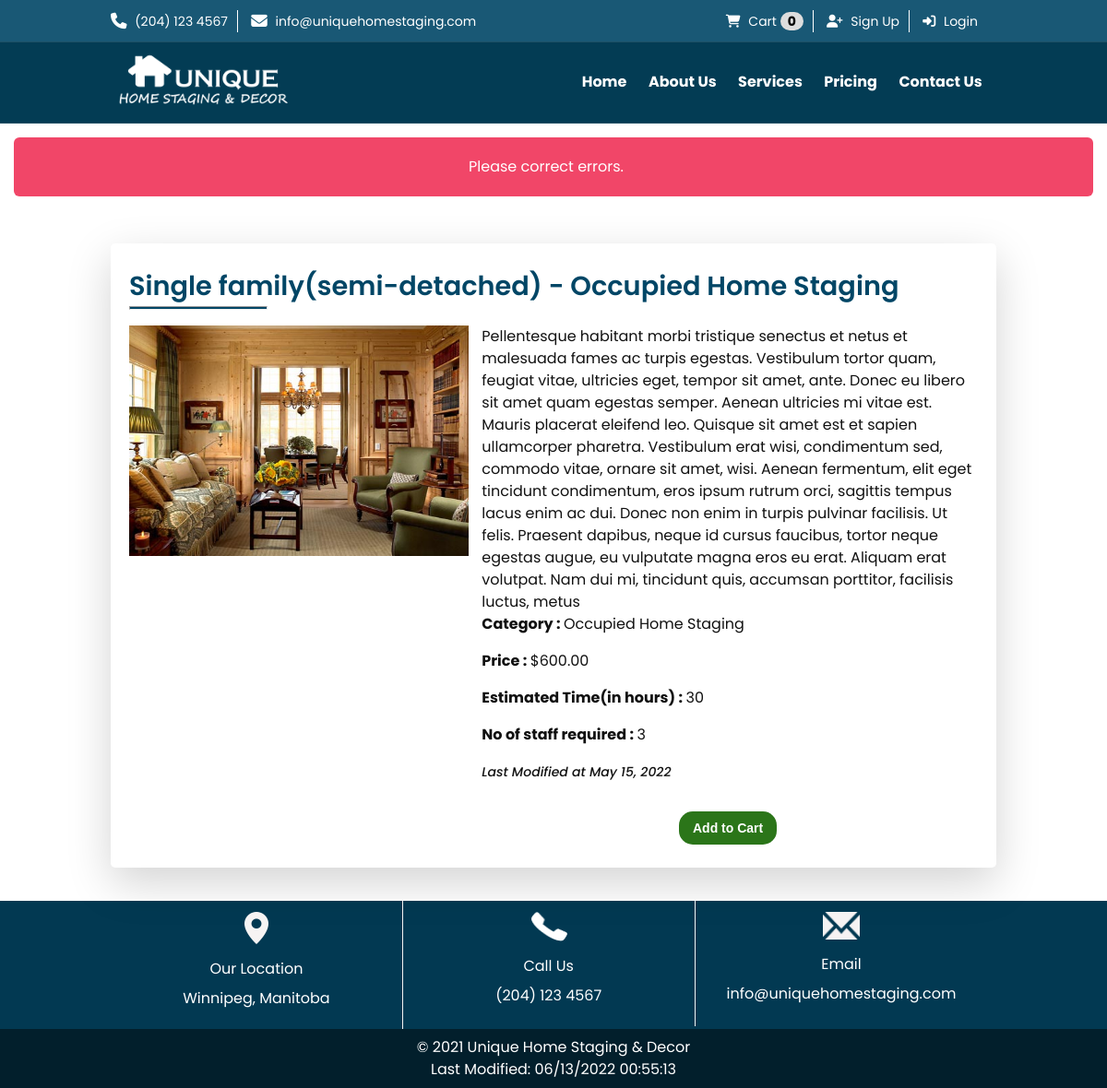
The app's page /?p=service-detail&service=21 (signed in) with its own data.
### tables this page shows
CREATE TABLE `service` (
  `id` int(11) NOT NULL AUTO_INCREMENT,
  `title` varchar(255) NOT NULL,
  `description` text NOT NULL,
  `short_description` varchar(255) DEFAULT NULL,
  `image` varchar(255) DEFAULT NULL,
  `price` decimal(7,2) NOT NULL,
  `category` int(11) DEFAULT NULL,
  `tag` varchar(255) DEFAULT NULL,
  `display` enum('hide','all place','main page','service page') DEFAULT NULL,
  `estimated_time` int(11) DEFAULT NULL,
  `no_of_staff_required` int(11) DEFAULT NULL,
  `deleted` tinyint(1) DEFAULT 0,
  `created_at` datetime NOT NULL DEFAULT current_timestamp(),
  `updated_at` datetime NOT NULL DEFAULT current_timestamp() ON UPDATE current_timestamp(),
  PRIMARY KEY (`id`),
  KEY `category` (`category`),
  CONSTRAINT `service_ibfk_1` FOREIGN KEY (`category`) REFERENCES `category` (`id`)
);

CREATE TABLE `category` (
  `id` int(11) NOT NULL AUTO_INCREMENT,
  `title` varchar(255) NOT NULL,
  `image` varchar(255) DEFAULT NULL,
  `deleted` tinyint(1) DEFAULT 0,
  `created_at` datetime NOT NULL DEFAULT current_timestamp(),
  `updated_at` datetime NOT NULL DEFAULT current_timestamp() ON UPDATE current_timestamp(),
  PRIMARY KEY (`id`)
);

### config/functions.php (called while the page is built, shortened)
<?php
function view(string $view_name, array $data = []): void
{
    try {
        extract($data);
        $path = __DIR__ . '/../views/' . $view_name . '.view.php';
        require($path);
    } catch (Exception $e) {
        echo $e->getMessage();
        die;
    }
}

### controllers/service-detail.php (called while the page is built, shortened)
<?php
$serviceObj = new Service();
if (!empty($_GET['service']) && $_GET['service'] == intval($_GET['service'])) {
    $service = $serviceObj->getOne($_GET['service']);
}
view('service-detail', compact('title', 'service'));

### public/index.php (called while the page is built, shortened)
<?php
$allowed = [
    'home', 'services', 'service-detail', 'about-us', 'pricing', 'contact-us', 'sign-up',
    'process-sign-up', 'my-profile', 'login',  'process-login', 'logout',
    'view-cart', 'handle-cart', 'remove-cart', 'checkout', 'handle-payment',
    'invoice', 'orders'
];
if (empty($_GET['p'])) {
    $page = 'home';
} elseif (in_array($_GET['p'], $allowed)) {
    $page = $_GET['p'];
} else {
    $page = 'error-404';
    http_response_code(404);
}
$path = __DIR__ . '/../controllers/' . $page . '.php';
require($path);

### app/Models/Service.php (called while the page is built, shortened)
<?php
class Service extends Model
{
    protected $table = 'service';
    public function getOne($service_id)
    {
        $query = "SELECT
                    s.*,
                    c.title as category_title
                    from {$this->table} as s
                    LEFT JOIN {$this->category_table} as c
                    ON s.category = c.id
                    WHERE
                    s.{$this->key} = :id
                    AND
                    s.deleted=0";
        $stmt = self::$dbh->prepare($query);
        $stmt->bindValue(':id', $service_id);
        $stmt->execute();
        return $stmt->fetch();
    }
}

### config/escape.php (called while the page is built, shortened)
<?php
function esc(string $str): string
{
    return htmlentities($str, ENT_NOQUOTES, "UTF-8");
}
function html(string $str): string
{
    $allowed = [
        '<p>',
        '<br>',
        '<img>',
        '<strong>',
        '<em>',
        '<h1>',
        '<h2>',
        '<h3>',
        '<h4>',
        '<h5>',
        '<h6>',
    ];
    $stripped = strip_tags($str, $allowed);
    $entities = htmlentities($stripped, ENT_QUOTES, "UTF-8");
    $clean = htmlspecialchars_decode($entities, ENT_NOQUOTES);
    return $clean;
}

### views/service-detail.view.php (the view, shortened to what this page needs)
<?php require __DIR__ . '/inc/header.php'; ?>
<div class="container">
    <div class="section-block">
        <div class="service-block service-detail-page">
            <div class="service-title">
                <h2><?= esc($service['title']) ?></h2>
                <hr>
            </div>
            <div>
                <div class="service-img-block">
                    <img src="/images/service/<?= esc($service['image']) ?>" alt="<?= esc($service['title']) ?>" width="300" height="300">
                </div>
                <div class="service-detail">
                    <div>
                        <?= html($service['description']) ?>
                    </div>
                    <p class="highlight-text">
                        <strong>Category : </strong> <?= esc($service['category_title']) ?>
                    </p>
                    <p class="highlight-text">
                        <strong>Price : </strong>$<?= number_format($service['price'], 2) ?>
                    </p>
                    <p class="highlight-text">
                        <strong>Estimated Time(in hours) : </strong> <?= esc($service['estimated_time']) ?>
                    </p>
                    <p class="highlight-text">
                        <strong>No of staff required : </strong> <?= esc($service['no_of_staff_required']) ?>
                    </p>
                    <p id="updated-time">
                        <i>Last Modified at <?= date('M d, Y ', strtotime($service['updated_at'])) ?></i>
                    </p>
                    <div class="btn-wrapper">
                        <form method="post" action="/?p=handle-cart">
                            <input type="submit" value="Add to Cart" />
                        </form>
                    </div>
                </div>
            </div>
        </div>
    </div>
</div>
<?php require __DIR__ . '/inc/footer.php'; ?>

### public/styles/custom.css (style rules this page uses)
* { box-sizing: border-box; }
body, html { margin: 0; padding: 0; }
body { font-family: "Poppins", Arial, sans-serif; background-color: #fff; margin: 0; line-height: 24px; color: #111; font-size: 16px; font-weight: 400; }
.container { max-width: 960px; margin: 0 auto; position: relative; }
.section-block { margin: 15px 0; }
.service-block { padding: 10px 20px; margin: 20px 0; box-shadow: 0 1rem 3rem rgba(0, 0, 0, 0.175) !important; border-radius: 0.3rem !important; background-color: #fff !important; }
.service-block .service-title h2 { font-weight: 600; font-size: 1.1em; margin-bottom: 5px; color: #014666; }
.service-block .service-title hr { width: 100%; height: 3px; background: #014666; display: inline-block; margin: 5px 0 10px; }
.service-block.service-detail-page .service-title h2 { font-weight: 600; font-size: 1.8em; margin-bottom: 5px; color: #014666; }
.service-block.service-detail-page .service-title hr { width: 150px; height: 4px; }
.service-block .service-detail p { font-size: 16px; margin: 0 0 1rem; }
.service-block .service-img-block { width: 40%; height: 250px; display: inline-block; vertical-align: top; margin-right: 10px; }
.service-block .service-img-block img { height: 100%; width: 100%; max-height: 100%; max-width: 100%; }
.service-block .service-detail { width: 58%; display: inline-block; vertical-align: top; }
#updated-time { font-size: 14px; font-weight: 500; }
.btn-wrapper { text-align: center; padding: 15px 0; }
.btn-wrapper a, .btn-wrapper form input[type="submit"] { padding: 10px 15px; color: #fff; border-radius: 15px; font-size: 14px; font-weight: 600; border: none; cursor: pointer; transition: all 200ms ease-in-out; text-decoration: none; background-color: rgba(1, 70, 102, 0.9); }
.btn-wrapper form input[type="submit"] { background-color: rgba(21, 102, 1, 0.9); }

### public/styles/print.css (style rules this page uses)
* { -webkit-print-color-adjust: exact; print-color-adjust: exact; }
body { font-size: 12px; width: 100%; }
.container { width: 100%; }

### records on screen
service: title "Single family(semi-detached) - Occupied Home Staging", image (picture), description "Pellentesque habitant morbi tristique senectus et netus et malesuada fames ac turpis egestas. Vestibulum tortor quam, feugiat vitae, ultricies eget, tempor sit amet, ante. Donec eu libero sit amet quam egestas semper. Aenean ultricies mi vitae est. Mauris placerat eleifend leo. Quisque sit amet est et sapien ullamcorper pharetra. Vestibulum erat wisi, condimentum sed, commodo vitae, ornare sit amet, wisi. Aenean fermentum, elit eget tincidunt condimentum, eros ipsum rutrum orci, sagittis tempus lacus enim ac dui. Donec non enim in turpis pulvinar facilisis. Ut felis. Praesent dapibus, neque id cursus faucibus, tortor neque egestas augue, eu vulputate magna eros eu erat. Aliquam erat…", category.title "Occupied Home Staging", price "600.00", estimated_time "30", no_of_staff_required "3", updated_at "May 15, 2022"

### other values on screen
$cartCount "0"
$notification['msg'] "Please correct errors."
